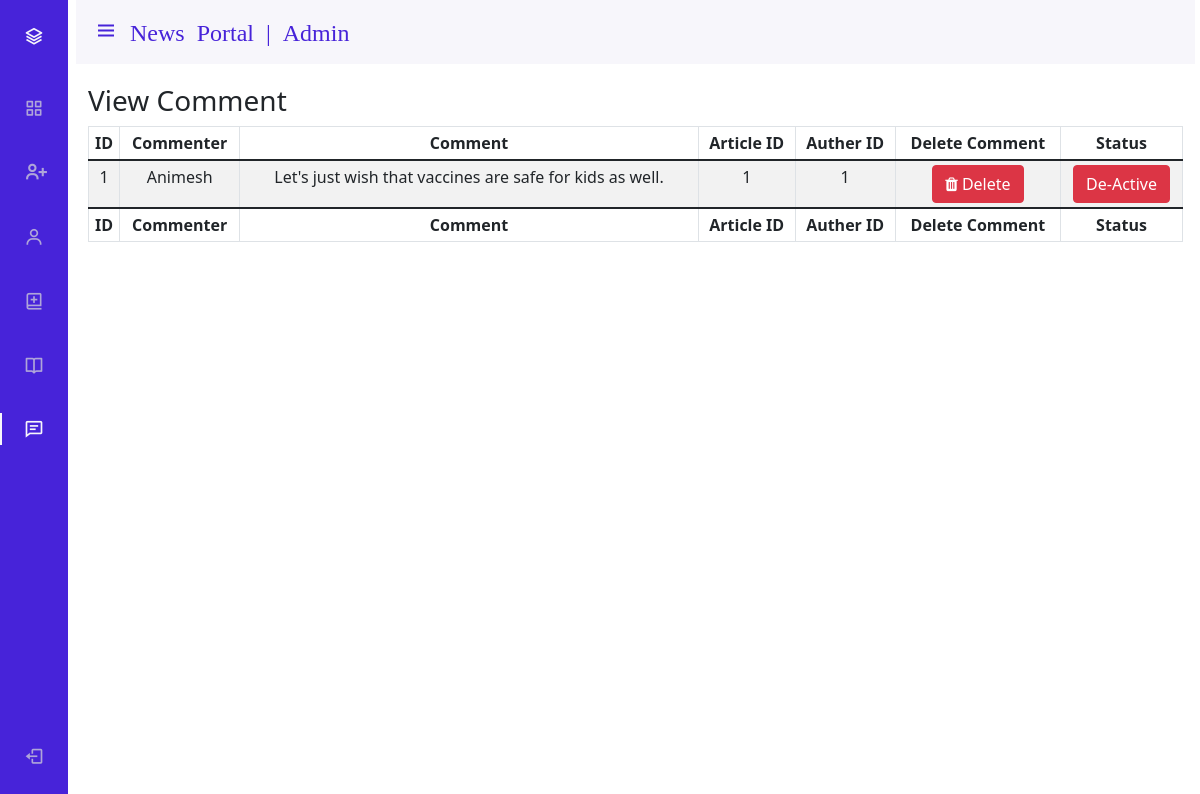
Page /admin/view_comment.php (signed in) on the committed database.
### tables this page shows
CREATE TABLE `comment` (
  `comment_id` int(11) NOT NULL,
  `comment_auther` varchar(40) NOT NULL,
  `comment_desc` text NOT NULL,
  `article_id` int(11) NOT NULL,
  `comment_status` int(11) NOT NULL DEFAULT 0
);

CREATE TABLE `article` (
  `article_id` int(11) NOT NULL,
  `article_title_img` text NOT NULL,
  `article_title` text NOT NULL,
  `article_category` text NOT NULL,
  `article_desc` text NOT NULL,
  `article_visit` int(11) NOT NULL DEFAULT 0,
  `admin_id` int(11) NOT NULL,
  `article_img1` text DEFAULT '',
  `article_img2` text DEFAULT '',
  `article_img3` text DEFAULT '',
  `article_status` int(11) NOT NULL DEFAULT 1,
  `article_date` date NOT NULL DEFAULT current_timestamp()
);

### admin/db.php (called while the page is built, shortened)
<?php
    $admin_id = "admin_id";
    $articleTable = "article";
    $article_id = "article_id";
    $commentTable = "comment";
    $comment_id = "comment_id";
    $comment_auther = "comment_auther";
    $comment_desc = "comment_desc";
    $comment_status = "comment_status";
?>

### admin/view_comment.php (the view, shortened to what this page needs)
<?php include_once 'header.php';?>
<?php include_once 'db.php'; ?>
<?php
  $sql = "SELECT * FROM ".$commentTable;
  $result = mysqli_query($conn, $sql);
?>
<div class="container-fluid">
  <div class="row">
    <div class="col-12">
          <h3 class="card-title">View Comment</h3>
          <table id="dataTable" class="table table-striped table-bordered table-sm" cellspacing="0" width="100%">
            <thead>
              <tr>
                <th class="col th-sm">ID</th>
                <th class="col th-sm">Commenter</th>
                <th class="col th-sm">Comment</th>
                <th class="col th-sm">Article ID</th>
                <?php if($_SESSION['id'] == "1") { ?>
                    <th class="col th-sm">Auther ID</th>
                <?php } ?>
                <th class="col th-sm">Delete Comment</th>
                <th class="col th-sm">Status</th>
              </tr>
            </thead>
            <tbody>
              <?php while($row = mysqli_fetch_assoc($result)) { ?>
                <tr>
                  <td><?php echo $row[$comment_id]; ?></td>
                  <td><?php echo $row[$comment_auther]; ?></td>
                  <td><?php echo  $row[$comment_desc]; ?></td>
                  <td><?php echo $row[$article_id]; ?></td>
                  <?php if($_SESSION['id'] == "1") {
                      $sql_ = "SELECT `".$admin_id."` FROM ".$articleTable." WHERE `".$article_id."` = '".$row[$article_id]."'";
                      $tmp=mysqli_query($conn, $sql_);
                      $arr=mysqli_fetch_assoc($tmp);
                  ?>
                    <td><?php echo $arr[$admin_id]; ?></td>
                  <?php } ?>
                  <td>
                    <a href="./view_comment.php?ddid=<?php echo $row[$comment_id]; ?>">
                        <button type="button" class="btn btn-danger text-white"><i class="fa fa-trash"></i> Delete </button>
                    </a>
                  </td>
                  <td>
                    <?php if($row[$comment_status] != 1) { ?>
                      <a href="./view_comment.php?aid=<?php echo $row[$comment_id]; ?>">
                        <button type="button" class="btn btn-primary" > Active </button>
                      </a>
                    <?php } else { ?>
                      <a href="./view_comment.php?did=<?php echo $row[$comment_id]; ?>">
                        <button type="button" class="btn btn-danger" > De-Active </button>
                      </a>
                    <?php } ?>
                  </td>
                </tr>
              <?php } ?>
            </tbody>
            <tfoot>
              <tr>
                <th class="col th-sm">ID</th>
                <th class="col th-sm">Commenter</th>
                <th class="col th-sm">Comment</th>
                <th class="col th-sm">Article ID</th>
                <?php if($_SESSION['id'] == "1") { ?>
                    <th class="col th-sm">Auther ID</th>
                <?php } ?>
                <th class="col th-sm">Delete Comment</th>
                <th class="col th-sm">Status</th>
              </tr>
            </tfoot>
          </table>
    </div>
  </div>
</div>
<?php include_once 'footer.php'; ?>

### admin/css/sidebar.css (style rules this page uses)
:root { --header-height: 3rem; --nav-width: 68px; --first-color: #4723D9; --first-color-light: #AFA5D9; --white-color: #F7F6FB; --body-font: 'Nunito', sans-serif; --normal-font-size: 1rem; --z-fixed: 100 }
body { position: relative; margin: var(--header-height) 0 0 0; padding: 0 5px; font-family: var(--body-font); font-size: var(--normal-font-size); transition: .5s }
a { text-decoration: none }
@media screen and (min-width: 768px) { body { margin: calc(var(--header-height) + 1rem) 0 0 0; padding-left: calc(var(--nav-width) + 0.5rem) } }
table { width:100%; }
tr { text-align: center; }

### rows in the picture
comment: comment_id "1", comment_auther "Animesh", comment_desc "Let's just wish that vaccines are safe for kids as well.", article "1", article.admin_id "1"
